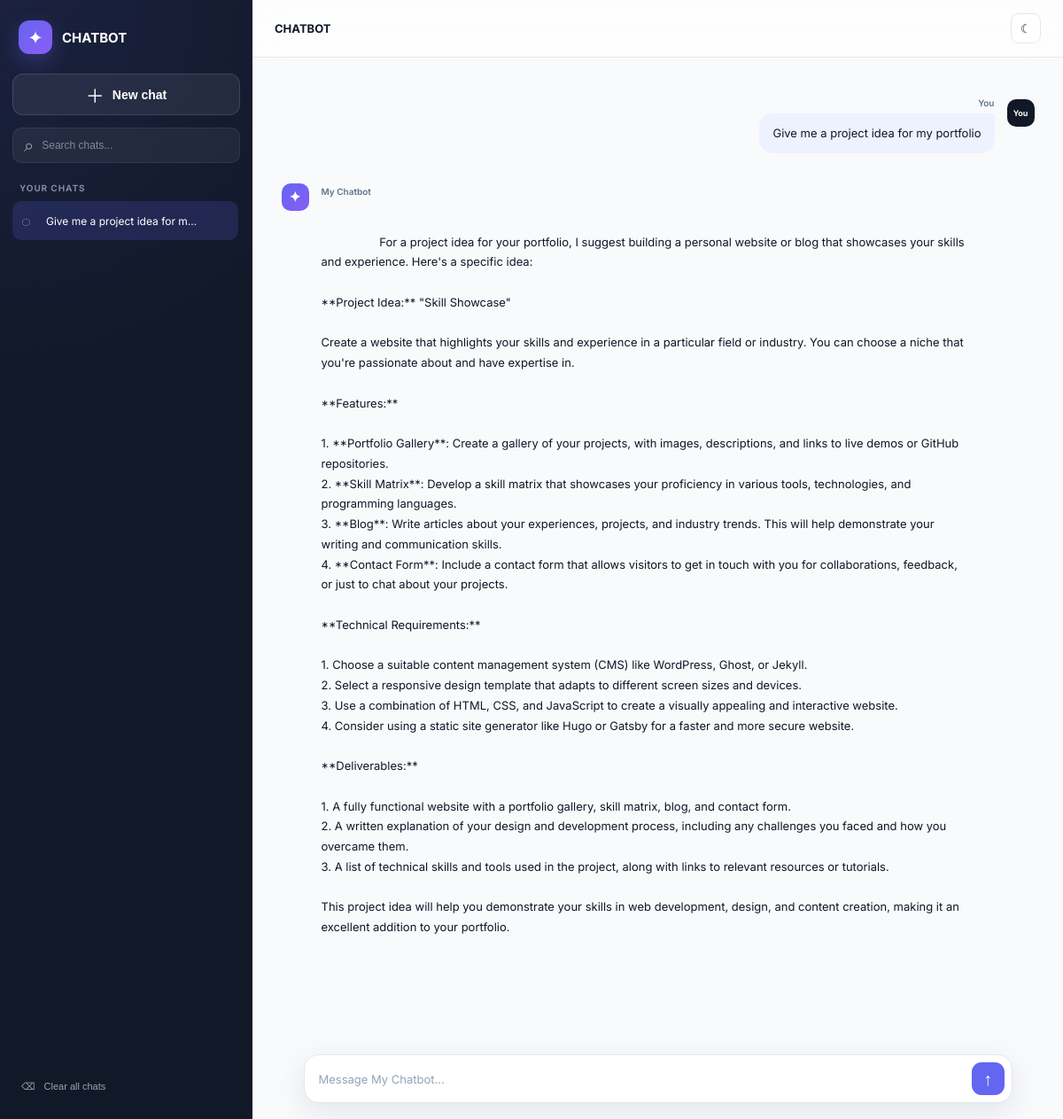
The page / on the database its author committed.
### chat/models.py (models this page shows, shortened)
class Conversation(models.Model):
    title = models.CharField(
        max_length=200,
        default="New Chat"
    )
    created_at = models.DateTimeField(
        auto_now_add=True
    )
    updated_at = models.DateTimeField(
        auto_now=True
    )

class ChatMessage(models.Model):
    conversation = models.ForeignKey(
        Conversation,
        on_delete=models.CASCADE,
        related_name="messages",
        null=True,
        blank=True
    )
    user_message = models.TextField()
    bot_response = models.TextField()
    created_at = models.DateTimeField(
        auto_now_add=True
    )

### chat/views.py (the view)
@ensure_csrf_cookie
def home(request):
    conversation = (
        Conversation.objects
        .order_by("-updated_at")
        .first()
    )
    if conversation is None:
        conversation = Conversation.objects.create(
            title="New Chat"
        )
    conversations = (
        Conversation.objects
        .order_by("-updated_at")
    )
    chat_history = (
        conversation.messages
        .order_by("created_at")
    )
    return render(
        request,
        "chat/index.html",
        {
            "conversations": conversations,
            "current_conversation": conversation,
            "chat_history": chat_history,
        }
    )

### chat/templates/chat/index.html (shortened to what this page needs)
{% load static %}
<!doctype html>
<html lang="en">
  <head>
    <link rel="stylesheet" href="{% static 'chat/style.css' %}?v=30" />
  </head>
  <body data-conversation-id="{{ current_conversation.id }}">
    <div class="app">
      <aside class="sidebar" id="sidebar">
        <div class="sidebar-top">
          <div class="brand">
            <div class="brand-logo">
              <span>✦</span>
            </div>
            <div>
              <div class="brand-name">CHATBOT</div>
            </div>
          </div>
          <button class="new-chat-btn" type="button" onclick="newChat()">
            <span class="new-chat-icon">＋</span>
            <span>New chat</span>
          </button>
          <div class="chat-search">
            <span>⌕</span>
            <input
              type="text"
              id="chatSearch"
              placeholder="Search chats..."
              autocomplete="off"
            />
          </div>
          <div class="chat-section-title">
            <span>Your chats</span>
          </div>
          <div class="conversation-list" id="conversationList">
            {% for conversation in conversations %}
            <div
              class="conversation-item {% if conversation.id == current_conversation.id %}active{% endif %}"
              data-conversation-id="{{ conversation.id }}"
              data-title="{{ conversation.title|lower }}"
            >
              <div
                class="conversation-main"
                onclick="openConversation({{ conversation.id }})"
              >
                <span class="conversation-icon">◌</span>
                <span class="conversation-title">
                  {{ conversation.title }}
                </span>
              </div>
            </div>
            {% empty %}
            <div class="empty-chats">No conversations yet</div>
            {% endfor %}
          </div>
        </div>
        <div class="sidebar-bottom">
          <button class="sidebar-action" type="button" onclick="deleteAllChats">
            <span>⌫</span>
            <span>Clear all chats</span>
          </button>
        </div>
      </aside>
      <main class="main">
        <header class="topbar">
          <div class="topbar-left">
            <div class="mobile-title">
              <h1>
                <strong>CHATBOT</strong>
              </h1>
            </div>
          </div>
          <div class="topbar-right">
            <button
              class="theme-btn"
              id="themeButton"
              type="button"
              onclick="toggleTheme()"
              title="Toggle theme"
            >
            </button>
          </div>
        </header>
        <section class="chat-area" id="chatArea">
          <div class="chat-container" id="messages">
            {% for chat in chat_history %}
            <div class="message-row user-row">
              <div class="message-avatar user-avatar">You</div>
              <div class="message-content">
                <div class="message-name">You</div>
                <div class="message-text">
                  {{ chat.user_message|linebreaksbr }}
                </div>
              </div>
            </div>
            <div class="message-row bot-row">
              <div class="message-avatar bot-avatar">✦</div>
              <div class="message-content">
                <div class="message-header">
                  <div class="message-name">My Chatbot</div>
                </div>
                <div class="message-text bot-text">
                  {{ chat.bot_response|linebreaksbr }}
                </div>
              </div>
            </div>
            {% endfor %}
          </div>
        </section>
        <div class="composer-wrapper">
          <form id="chatForm" class="composer" onsubmit="sendMessage(event)">
            <textarea
              id="message"
              rows="1"
              placeholder="Message My Chatbot..."
              autocomplete="off"
            ></textarea>
            <button
              id="sendButton"
              class="send-btn"
              type="submit"
              title="Send message"
            >
              <span>↑</span>
            </button>
          </form>
        </div>
      </main>
    </div>
  </body>
</html>

### rows shown on the page
Conversation: title "Give me a project idea for m…"
ChatMessage: user_message "Give me a project idea for my portfolio", bot_response "For a project idea for your portfolio, I suggest building a personal website or blog that showcases your skills and experience. Here's a specific idea: **Project Idea:** \"Skill Showcase\" Create a website that highlights your skills and experience in a particular field or industry. You can choose a niche that you're passionate about and have expertise in. **Features:** 1. **Portfolio Gallery**: Create a gallery of your projects, with images, descriptions, and links to live demos or GitHub repositories. 2. **Skill Matrix**: Develop a skill matrix that showcases your proficiency in various tools, technologies, and programming languages. 3. **Blog**: Write articles about your experiences,…"
